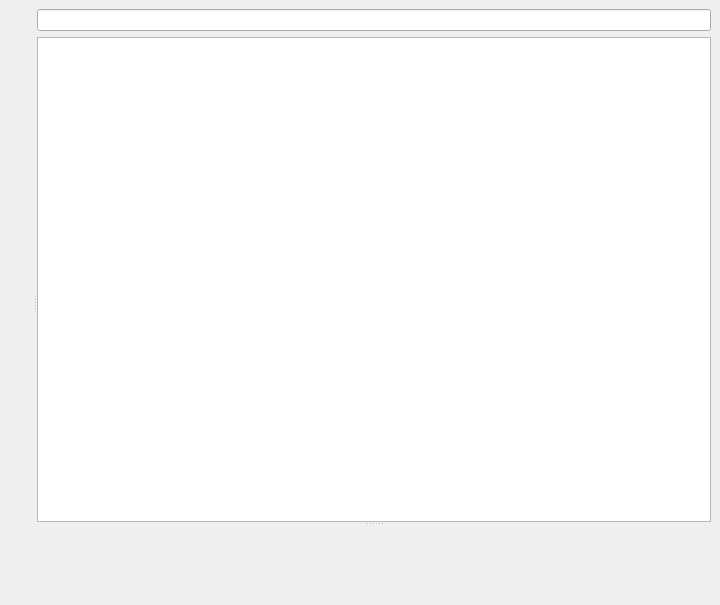
<?xml version="1.0" encoding="UTF-8"?>
<ui version="4.0">
 <class>uiMainWindow</class>
 <widget class="QMainWindow" name="uiMainWindow">
  <property name="geometry">
   <rect>
    <x>0</x>
    <y>0</y>
    <width>720</width>
    <height>605</height>
   </rect>
  </property>
  <property name="windowTitle">
   <string>MainWindow</string>
  </property>
  <widget class="QWidget" name="uiCentralWidget">
   <layout class="QVBoxLayout" name="verticalLayout_4">
    <item>
     <widget class="QSplitter" name="ui_splitter_horizontal">
      <property name="orientation">
       <enum>Qt::Horizontal</enum>
      </property>
      <widget class="QWidget" name="widget_4" native="true">
       <layout class="QVBoxLayout" name="verticalLayout_3">
        <property name="spacing">
         <number>6</number>
        </property>
        <property name="topMargin">
         <number>9</number>
        </property>
        <property name="rightMargin">
         <number>9</number>
        </property>
        <item>
         <widget class="SystemControlView" name="ui_system_control_view" native="true"/>
        </item>
       </layout>
      </widget>
      <widget class="QWidget" name="widget_3" native="true">
       <layout class="QVBoxLayout" name="verticalLayout_2">
        <item>
         <widget class="QSplitter" name="ui_splitter_vertical">
          <property name="orientation">
           <enum>Qt::Vertical</enum>
          </property>
          <widget class="QWidget" name="widget" native="true">
           <layout class="QVBoxLayout" name="verticalLayout">
            <item>
             <widget class="QLineEdit" name="ui_filter"/>
            </item>
            <item>
             <widget class="ToolTreeView" name="ui_tree">
              <property name="maximumSize">
               <size>
                <width>16777215</width>
                <height>16777215</height>
               </size>
              </property>
              <property name="baseSize">
               <size>
                <width>0</width>
                <height>0</height>
               </size>
              </property>
             </widget>
            </item>
           </layout>
          </widget>
          <widget class="NodeControlView" name="ui_node_control_view" native="true"/>
         </widget>
        </item>
       </layout>
      </widget>
     </widget>
    </item>
   </layout>
  </widget>
 </widget>
 <customwidgets>
  <customwidget>
   <class>ToolTreeView</class>
   <extends>QTreeView</extends>
   <header>opentoolcontroller/views/widgets/tool_tree_view</header>
  </customwidget>
  <customwidget>
   <class>SystemControlView</class>
   <extends>QWidget</extends>
   <header>opentoolcontroller/views/widgets/system_control_view</header>
  </customwidget>
  <customwidget>
   <class>NodeControlView</class>
   <extends>QWidget</extends>
   <header>opentoolcontroller/views/widgets/node_control_view</header>
  </customwidget>
 </customwidgets>
 <resources/>
 <connections/>
</ui>
